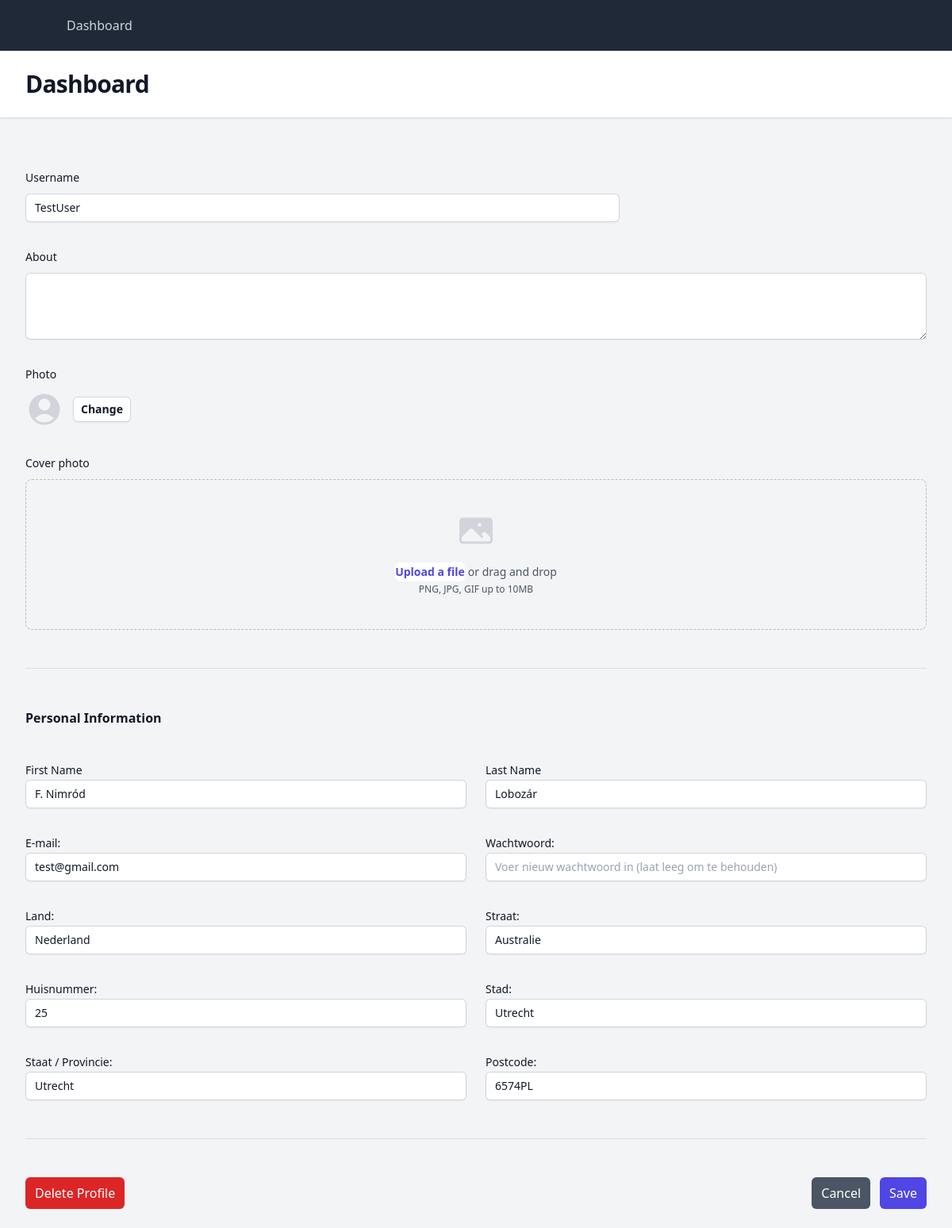
Screenshot of /edit_profile.php (signed in) with the database file from the repository.
### tables this page shows
CREATE TABLE IF NOT EXISTS `users` (
  `id` int UNSIGNED NOT NULL AUTO_INCREMENT,
  `username` varchar(100) NOT NULL,
  `first_name` varchar(255) DEFAULT NULL,
  `last_name` varchar(255) DEFAULT NULL,
  `country` varchar(255) DEFAULT NULL,
  `street` varchar(255) DEFAULT NULL,
  `adres` varchar(255) DEFAULT NULL,
  `city` varchar(255) DEFAULT NULL,
  `state_province` varchar(255) DEFAULT NULL,
  `zip_postal_code` varchar(20) DEFAULT NULL,
  `email` varchar(100) NOT NULL,
  `password` varchar(255) NOT NULL,
  `created_at` timestamp NULL DEFAULT CURRENT_TIMESTAMP,
  `is_admin` tinyint(1) DEFAULT '0',
  `about` text,
  `profile_photo` varchar(255) DEFAULT 'assets/img/default/default-profile.png',
  `cover_photo` varchar(255) DEFAULT 'assets/img/default/default-cover.jpg',
  `PreOrder` tinyint(1) DEFAULT '0',
  `date` timestamp NULL DEFAULT CURRENT_TIMESTAMP,
  PRIMARY KEY (`id`),
  UNIQUE KEY `email` (`email`)
);

### edit_profile.php (the view, shortened to what this page needs)
<?php
include 'config/config.php';
$user_id = $_SESSION['user_id'];
$query = "SELECT * FROM users WHERE id = :user_id";
$stmt = $pdo->prepare($query);
$stmt->bindParam(':user_id', $user_id, PDO::PARAM_INT);
$stmt->execute();
$user = $stmt->fetch(PDO::FETCH_ASSOC);
if ($user) {
    $username = $user['username'] ?? '';
    $first_name = $user['first_name'] ?? '';
    $last_name = $user['last_name'] ?? '';
    $country = $user['country'] ?? '';
    $street = $user['street'] ?? '';
    $email = $user['email'] ?? '';
    $adres = $user['adres'] ?? '';
    $about = $user['about'] ?? '';
    $city = $user['city'] ?? '';
    $state_province = $user['state_province'] ?? '';
    $zip_postal_code = $user['zip_postal_code'] ?? '';
} else {
    $username = $email = $country = $street = $adres = $city = $state_province = $zip_postal_code = '';
}
?>
<!DOCTYPE html>
<html class="h-full bg-gray-100" lang="en">
<head>
    <script src="https://cdn.tailwindcss.com"></script>
</head>
<body class="h-full">
    <div class="min-h-full">
        <nav class="bg-gray-800">
            <div class="mx-auto max-w-7xl px-4 sm:px-6 lg:px-8">
                <div class="flex h-16 items-center justify-between">
                    <div class="flex items-center">
                        <div class="hidden md:block">
                            <div class="ml-10 flex items-baseline space-x-4">
                                <?php
                                if (isset($_SESSION['user_id']) && isset($_SESSION['is_admin']) && $_SESSION['is_admin'] === 1) {
                                    echo ('<a href="/admin_dashboard" class="block rounded-md px-3 py-2 text-base font-medium text-gray-300 hover:bg-gray-700 hover:text-white">Admin-Dashboard</a>
                                    <a href="/dashboard" class="block rounded-md px-3 py-2 text-base font-medium text-gray-300 hover:bg-gray-700 hover:text-white">User-Dashboard</a>
                                ');
                                } else {
                                    echo ('<a href="/dashboard" class="block rounded-md px-3 py-2 text-base font-medium text-gray-300 hover:bg-gray-700 hover:text-white">Dashboard</a>
                                ');
                                }
                                ?>
                            </div>
                        </div>
                    </div>
                </div>
            </div>
        </nav>
        <header class="bg-white shadow">
            <div class="mx-auto max-w-7xl px-4 py-6 sm:px-6 lg:px-8">
                <h1 class="text-3xl font-bold tracking-tight text-gray-900">Dashboard</h1>
            </div>
        </header>
        <main>
            <div class="mx-auto max-w-7xl px-4 py-6 sm:px-6 lg:px-8">
                <form action="update_profile.php" method="POST" enctype="multipart/form-data">
                    <div class="space-y-12">
                        <div class="border-b border-gray-900/10 pb-12">
                            <div class="mt-10 grid grid-cols-1 gap-x-6 gap-y-8 sm:grid-cols-6">
                                <div class="sm:col-span-4">
                                    <label for="username" class="block text-sm font-medium leading-6 text-gray-900">Username</label>
                                    <div class="mt-2">
                                        <input type="text" name="username" id="username" autocomplete="username" class="block w-full pl-3 rounded-md border-0 py-1.5 text-gray-900 shadow-sm ring-1 ring-inset ring-gray-300 placeholder:text-gray-400 focus:ring-2 focus:ring-inset focus:ring-indigo-600 sm:text-sm sm:leading-6" value="<?php echo htmlspecialchars($username); ?>" autocomplete="username" placeholder="<?php echo htmlspecialchars($username); ?>">
                                    </div>
                                </div>
                                <div class="col-span-full">
                                    <label for="about" class="block text-sm font-medium leading-6 text-gray-900">About</label>
                                    <div class="mt-2">
                                        <textarea id="about" name="about" rows="3" class="pl-3 block w-full rounded-md border-0 py-1.5 text-gray-900 shadow-sm ring-1 ring-inset ring-gray-300 placeholder:text-gray-400 focus:ring-2 focus:ring-inset focus:ring-indigo-600 sm:text-sm sm:leading-6" value="<?php echo htmlspecialchars($about); ?>" autocomplete="about" placeholder="<?php echo htmlspecialchars($about); ?>"></textarea>
                                    </div>
                                </div>
                                <div class="col-span-full">
                                    <label for="photo" class="block text-sm font-medium leading-6 text-gray-900">Photo</label>
                                    <div class="mt-2 flex items-center gap-x-3">
                                        <label for="profile_photo" class="rounded-md bg-white px-2.5 py-1.5 text-sm font-semibold text-gray-900 shadow-sm ring-1 ring-inset ring-gray-300 hover:bg-gray-50 cursor-pointer">
                                            Change
                                        </label>
                                    </div>
                                </div>
                                <div class="col-span-full">
                                    <label for="cover_photo" class="block text-sm font-medium leading-6 text-gray-900">Cover photo</label>
                                    <div class="mt-2 flex justify-center rounded-lg border border-dashed border-gray-900/25 px-6 py-10">
                                        <div class="text-center">
                                            <div class="mt-4 flex text-sm leading-6 text-gray-600">
                                                <label for="cover_photo" class="relative cursor-pointer rounded-md bg-white font-semibold text-indigo-600 focus-within:outline-none focus-within:ring-2 focus-within:ring-indigo-600 focus-within:ring-offset-2 hover:text-indigo-500">
                                                    <span>Upload a file</span>
                                                </label>
                                                <p class="pl-1">or drag and drop</p>
                                            </div>
                                            <p class="text-xs leading-5 text-gray-600">PNG, JPG, GIF up to 10MB</p>
                                        </div>
                                    </div>
                                </div>
                            </div>
                        </div>
                        <div class="border-b border-gray-900/10 pb-12">
                            <h2 class="text-base font-semibold leading-7 text-gray-900">Personal Information</h2>
                            <div class="mt-10 grid grid-cols-1 gap-x-6 gap-y-8 sm:grid-cols-6">
                                <div class="sm:col-span-3">
                                    <label for="first-name" class="block text-sm font-medium leading-6 text-gray-900">First Name</label>
                                    <input type="text" name="first_name" id="first-name" class="pl-3 block w-full rounded-md border-0 py-1.5 text-gray-900 shadow-sm ring-1 ring-inset ring-gray-300 placeholder:text-gray-400 focus:ring-2 focus:ring-inset focus:ring-indigo-600 sm:text-sm sm:leading-6" value="<?php echo htmlspecialchars($first_name); ?>" autocomplete="first_name" placeholder="<?php echo htmlspecialchars($first_name ?: ''); ?>">
                                </div>
                                <div class="sm:col-span-3">
                                    <label for="last-name" class="block text-sm font-medium leading-6 text-gray-900">Last Name</label>
                                    <input type="text" name="last_name" id="last-name" class="pl-3 block w-full rounded-md border-0 py-1.5 text-gray-900 shadow-sm ring-1 ring-inset ring-gray-300 placeholder:text-gray-400 focus:ring-2 focus:ring-inset focus:ring-indigo-600 sm:text-sm sm:leading-6" value="<?php echo htmlspecialchars($last_name); ?>" autocomplete="last_name" placeholder="<?php echo htmlspecialchars($last_name ?: ''); ?>">
                                </div>
                                <div class="sm:col-span-3">
                                    <label class="block text-sm font-medium leading-6 text-gray-900" for="email">E-mail:</label>
                                    <input class="pl-3 block w-full rounded-md border-0 py-1.5 text-gray-900 shadow-sm ring-1 ring-inset ring-gray-300 placeholder:text-gray-400 focus:ring-2 focus:ring-inset focus:ring-indigo-600 sm:text-sm sm:leading-6" type="email" id="email" name="email" value="<?php echo htmlspecialchars($email); ?>" autocomplete="email" placeholder="<?php echo htmlspecialchars($email ?: ''); ?>">
                                </div>
                                <div class="sm:col-span-3">
                                    <label class="block text-sm font-medium leading-6 text-gray-900" for="password">Wachtwoord:</label>
                                    <input class="pl-3 block w-full rounded-md border-0 py-1.5 text-gray-900 shadow-sm ring-1 ring-inset ring-gray-300 placeholder:text-gray-400 focus:ring-2 focus:ring-inset focus:ring-indigo-600 sm:text-sm sm:leading-6" type="password" id="password" name="password" placeholder="Voer nieuw wachtwoord in (laat leeg om te behouden)">
                                </div>
                                <div class="sm:col-span-3">
                                    <label class="block text-sm font-medium leading-6 text-gray-900" for="country">Land:</label>
                                    <input class="pl-3 block w-full rounded-md border-0 py-1.5 text-gray-900 shadow-sm ring-1 ring-inset ring-gray-300 placeholder:text-gray-400 focus:ring-2 focus:ring-inset focus:ring-indigo-600 sm:text-sm sm:leading-6" type="text" id="country" name="country" value="<?php echo htmlspecialchars($country); ?>" autocomplete="country" placeholder="<?php echo htmlspecialchars($country ?: ''); ?>">
                                </div>
                                <div class="sm:col-span-3">
                                    <label class="block text-sm font-medium leading-6 text-gray-900" for="street">Straat:</label>
                                    <input class="pl-3 block w-full rounded-md border-0 py-1.5 text-gray-900 shadow-sm ring-1 ring-inset ring-gray-300 placeholder:text-gray-400 focus:ring-2 focus:ring-inset focus:ring-indigo-600 sm:text-sm sm:leading-6" type="text" id="street" name="street" value="<?php echo htmlspecialchars($street); ?>" autocomplete="street" placeholder="<?php echo htmlspecialchars($street ?: ''); ?>">
                                </div>
                                <div class="sm:col-span-3">
                                    <label class="block text-sm font-medium leading-6 text-gray-900" for="address">Huisnummer:</label>
                                    <input class="pl-3 block w-full rounded-md border-0 py-1.5 text-gray-900 shadow-sm ring-1 ring-inset ring-gray-300 placeholder:text-gray-400 focus:ring-2 focus:ring-inset focus:ring-indigo-600 sm:text-sm sm:leading-6" type="text" id="adres" name="adres" value="<?php echo htmlspecialchars($adres); ?>" autocomplete="adres" placeholder="<?php echo htmlspecialchars($adres ?: ''); ?>">
                                </div>
                                <div class="sm:col-span-3">
                                    <label class="block text-sm font-medium leading-6 text-gray-900" for="city">Stad:</label>
                                    <input class="pl-3 block w-full rounded-md border-0 py-1.5 text-gray-900 shadow-sm ring-1 ring-inset ring-gray-300 placeholder:text-gray-400 focus:ring-2 focus:ring-inset focus:ring-indigo-600 sm:text-sm sm:leading-6" type="text" id="city" name="city" value="<?php echo htmlspecialchars($city); ?>" autocomplete="city" placeholder="<?php echo htmlspecialchars($city ?: ''); ?>">
                                </div>
                                <div class="sm:col-span-3">
                                    <label class="block text-sm font-medium leading-6 text-gray-900" for="state_province">Staat / Provincie:</label>
                                    <input class="pl-3 block w-full rounded-md border-0 py-1.5 text-gray-900 shadow-sm ring-1 ring-inset ring-gray-300 placeholder:text-gray-400 focus:ring-2 focus:ring-inset focus:ring-indigo-600 sm:text-sm sm:leading-6" type="text" id="state_province" name="state_province" value="<?php echo htmlspecialchars($state_province); ?>" autocomplete="username" placeholder="<?php echo htmlspecialchars($state_province ?: ''); ?>">
                                </div>
                                <div class="sm:col-span-3">
                                    <label class="block text-sm font-medium leading-6 text-gray-900" for="zip_postal_code">Postcode:</label>
                                    <input class="pl-3 block w-full rounded-md border-0 py-1.5 text-gray-900 shadow-sm ring-1 ring-inset ring-gray-300 placeholder:text-gray-400 focus:ring-2 focus:ring-inset focus:ring-indigo-600 sm:text-sm sm:leading-6" type="text" id="zip_postal_code" name="zip_postal_code" value="<?php echo htmlspecialchars($zip_postal_code); ?>" autocomplete="zip_postal_code" placeholder="<?php echo htmlspecialchars($zip_postal_code ?: ''); ?>">
                                </div>
                            </div>
                        </div>
                        <div class="mt-6 flex justify-between items-center">
                            <button type="button" onclick="confirmDelete()" class="rounded-md bg-red-600 px-3 py-2 text-white">
                                Delete Profile
                            </button>
                            <div class="flex gap-3 ml-auto">
                                <button type="button" onclick="window.location.href='dashboard.php'" class="rounded-md bg-gray-600 px-3 py-2 text-white">
                                    Cancel
                                </button>
                                <button type="submit" class="rounded-md bg-indigo-600 px-3 py-2 text-white">
                                    Save
                                </button>
                            </div>
                        </div>
                    </div>
                </form>
            </div>
        </main>
    </div>
</body>
</html>

### rows the page displays
users: username "TestUser", first_name "F. Nimród", last_name "Lobozár", email "test@gmail.com", country "Nederland", street "Australie", adres "25", city "Utrecht", state_province "Utrecht", zip_postal_code "6574PL"
